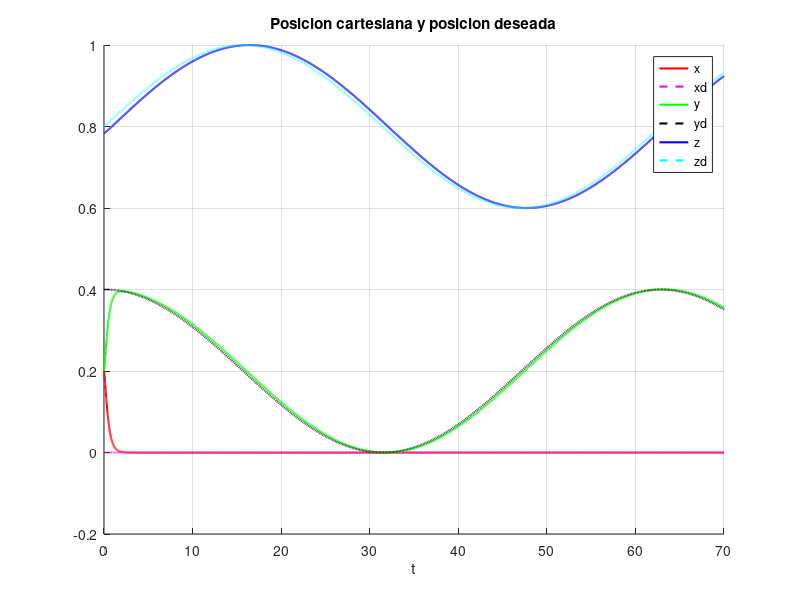
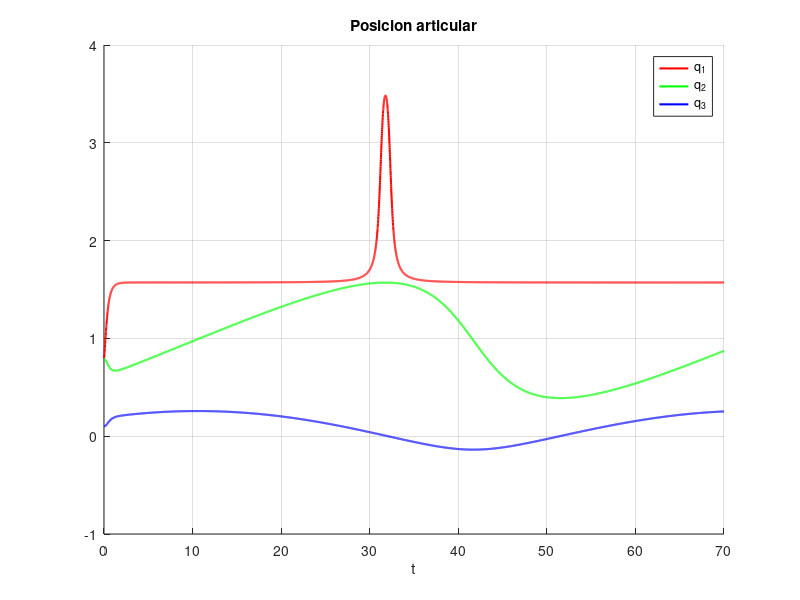
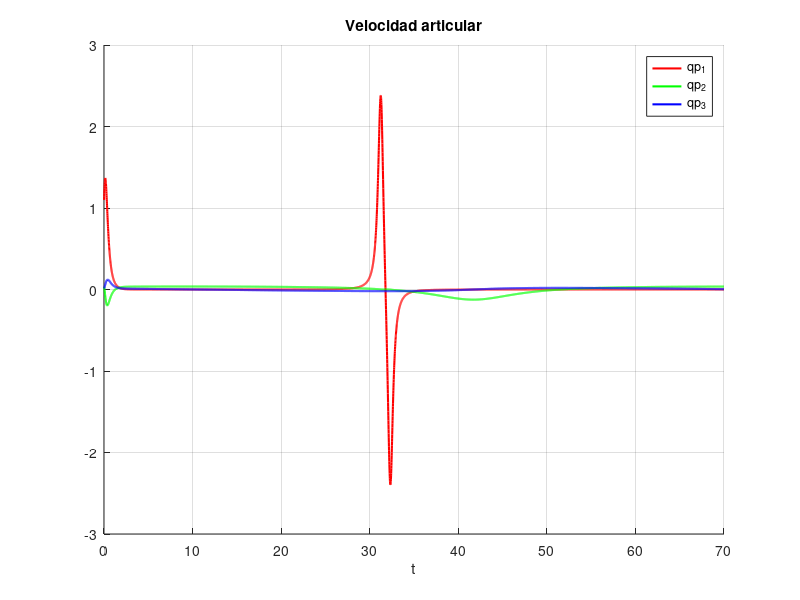
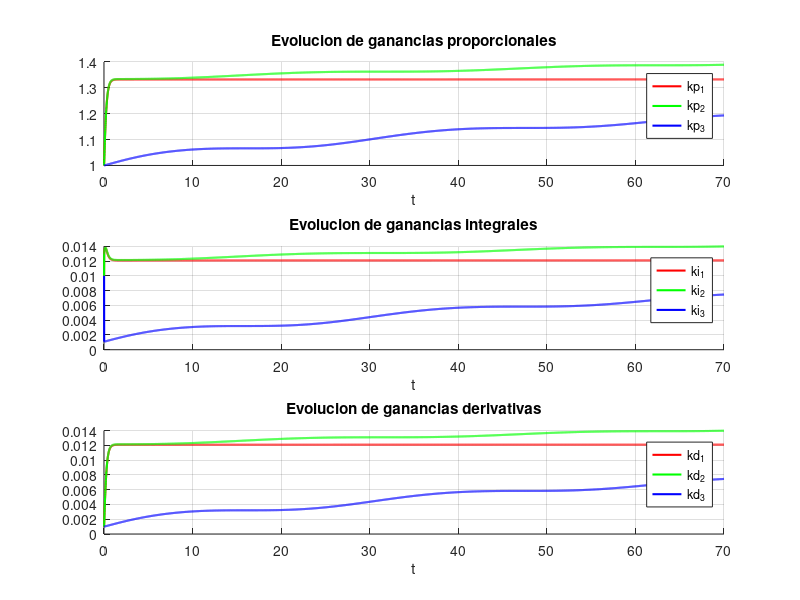

Recreate these plots in MATLAB, in order.
close all; 
clear; clc;

x_d = [0.4 0.3 0.2]'; % Posicion cartesiana deseada
q = [pi/4 pi/4 0.1]'; % Posicion articular inicial
u = [0 0 0]'; % Fuerza externa

% Ganancias
kp = [1 1 1]'; % Ganancias proporcionales
ki = [0.01 0.01 0.01]'; % Ganancias integrales
kd = [0.001 0.001 0.001]'; % Ganancias derivativas

% Factores de aprendizaje
eta_p = [0.3 0.3 0.3]'; % Proporcionales
eta_i = [0.3 0.3 0.3]'; % Integrales
eta_d = [0.01 0.01 0.01]'; % Derivativas

% Errores PID
ep = [0 0 0]'; % P
ei = ep; % I
ed = ep; % D
e_old = ep; % Error en paso anterior

% Parametros para trayectoria
dx = 0.2;
dy = 0.8;
r = 0.2;

t = 0.01; % Tiempo de integracion
S = 70; % Tiempo total de simulacion

% Manipulador
l_1 = 0.5;
l_2 = 0.3;

% Matrices de transformacion
T_01 = @(q) [cos(q(1)) 0 sin(q(1)) 0; sin(q(1)) 0 -cos(q(1)) 0; 0 1 0 l_1; 0 0 0 1];
T_12 = @(q) [cos(q(2)) -sin(q(2)) 0 l_2*cos(q(2)); sin(q(2)) cos(q(2)) 0 l_2*sin(q(2)); 0 0 1 0; 0 0 0 1];
T_23 = @(q) [1 0 0 q(3); 0 1 0 0; 0 0 1 0; 0 0 0 1];

% Matriz Jacobiana
J = @(q) [-(q(3)+l_2)*sin(q(1))*cos(q(2)) -(q(3)+l_2)*cos(q(1))*sin(q(2)) cos(q(1))*cos(q(2));
          (q(3)+l_2)*cos(q(1))*cos(q(2)) -(q(3)+l_2)*sin(q(1))*sin(q(2)) cos(q(2))*sin(q(1));
          0 (q(3)+l_2)*cos(q(2)) sin(q(2))];
      
% Matrices para graficas
q_plot = zeros(3, S / t);
qp_plot = zeros(3, S / t);
x_plot = zeros(3, S / t);
xd_plot = zeros(3, S / t);
u_plot = zeros(3, S / t);
kp_plot = zeros(3, S / t);
ki_plot = zeros(3, S / t);
kd_plot = zeros(3, S / t);
time = t : t : S; % Vector de tiempo      
      
% Simulacion
for i = 1 : S/t
    % Calcular posicion cartesiana
    T_03 = T_01(q) * T_12(q) * T_23(q);
    x = T_03(1:3, 4);
    
    % Puntos deseados
    xd = dx + r * cos(i*t * 0.1);
    yd = dy + r * sin(i*t * 0.1);
    x_d = [0; xd; yd];
    
    % Calcular errores
    ep = x_d - x; % Proporcional
    ei = ei + ep * t; % Integral
    ed = (ep - e_old)/t; % Derivativa
    
    % Fuerza de entrada (salida de red)
    u =  kp.*ep + ki.*ei + kd.*ed;
    
    % Guardar ganancias para despues graficar
    kp_plot(:, i) = kp;
    ki_plot(:, i) = ki;
    kd_plot(:, i) = kd;
    
    % Actualizar ganancias
    kp = kp + eta_p .* ep .* ep;
    ki = kd + eta_i .* ep .* ep;
    kd = kd + eta_d .* ep .* ep;
    
    % Calcular velocidad y posicion articular
    q_p = pinv(J(q))*u;
    q = q + q_p * t;
    
    % Guardar para las graficas
    q_plot(:, i) = q;
    qp_plot(:, i) = q_p;
    x_plot(:, i) = x;
    xd_plot(:, i) = x_d;
    u_plot(:, i) = u;
end

% Graficas
figure(1)
grid on
hold on
plot(time, x_plot(1, :), 'r', 'LineWidth', 1.5);
plot(time, xd_plot(1, :), '--m', 'LineWidth', 1.5);
plot(time, x_plot(2, :), 'g', 'LineWidth', 1.5);
plot(time, xd_plot(2, :), '--k', 'LineWidth', 1.5);
plot(time, x_plot(3, :), 'b', 'LineWidth', 1.5);
plot(time, xd_plot(3, :), '--c', 'LineWidth', 1.5);
xlabel('t')
legend('x', 'xd', 'y', 'yd', 'z', 'zd')
title('Posicion cartesiana y posicion deseada')

figure(2)
grid on
hold on
plot(time, q_plot(1, :), 'r', 'LineWidth', 1.5);
plot(time, q_plot(2, :), 'g', 'LineWidth', 1.5);
plot(time, q_plot(3, :), 'b', 'LineWidth', 1.5);
xlabel('t')
legend('q_1', 'q_2', 'q_3')
title('Posicion articular')

figure(3)
grid on
hold on
plot(time, qp_plot(1, :), 'r', 'LineWidth', 1.5);
plot(time, qp_plot(2, :), 'g', 'LineWidth', 1.5);
plot(time, qp_plot(3, :), 'b', 'LineWidth', 1.5);
xlabel('t')
legend('qp_1', 'qp_2', 'qp_3')
title('Velocidad articular')

figure(4)
subplot(3, 1, 1)
grid on
hold on
plot(time, kp_plot(1, :), 'r', 'LineWidth', 1.5);
plot(time, kp_plot(2, :), 'g', 'LineWidth', 1.5);
plot(time, kp_plot(3, :), 'b', 'LineWidth', 1.5);
xlabel('t')
legend('kp_1', 'kp_2', 'kp_3')
title('Evolucion de ganancias proporcionales')
subplot(3, 1, 2)
grid on
hold on
plot(time, ki_plot(1, :), 'r', 'LineWidth', 1.5);
plot(time, ki_plot(2, :), 'g', 'LineWidth', 1.5);
plot(time, ki_plot(3, :), 'b', 'LineWidth', 1.5);
xlabel('t')
legend('ki_1', 'ki_2', 'ki_3')
title('Evolucion de ganancias integrales')
subplot(3, 1, 3)
grid on
hold on
plot(time, kd_plot(1, :), 'r', 'LineWidth', 1.5);
plot(time, kd_plot(2, :), 'g', 'LineWidth', 1.5);
plot(time, kd_plot(3, :), 'b', 'LineWidth', 1.5);
xlabel('t')
legend('kd_1', 'kd_2', 'kd_3')
title('Evolucion de ganancias derivativas')

figure(5)
grid on
hold on
plot(time, u_plot(1, :), 'r', 'LineWidth', 1.5);
plot(time, u_plot(2, :), 'g', 'LineWidth', 1.5);
plot(time, u_plot(3, :), 'b', 'LineWidth', 1.5);
xlabel('t')
legend('u_1', 'u_2', 'u_3')
title('Fuerzas de entrada')

figure(6)
grid on
hold on
plot(x_plot(2, :), x_plot(3, :), 'r', 'LineWidth', 1.5);
plot(xd_plot(2, :), xd_plot(3, :), '--b', 'LineWidth', 1.5);
legend('Real', 'Deseada')
title('Trayectoria')